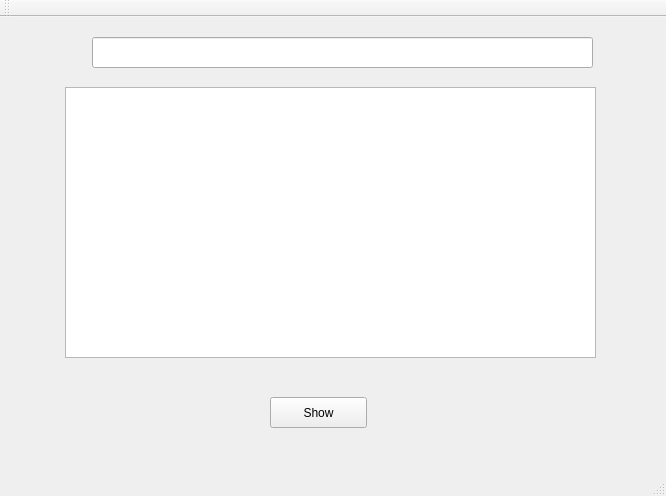
<?xml version="1.0" encoding="UTF-8"?>
<ui version="4.0">
 <class>MainWindow</class>
 <widget class="QMainWindow" name="MainWindow">
  <property name="geometry">
   <rect>
    <x>0</x>
    <y>0</y>
    <width>666</width>
    <height>496</height>
   </rect>
  </property>
  <property name="windowTitle">
   <string>MainWindow</string>
  </property>
  <widget class="QWidget" name="centralWidget">
   <widget class="QPushButton" name="pushButton">
    <property name="geometry">
     <rect>
      <x>270</x>
      <y>380</y>
      <width>97</width>
      <height>31</height>
     </rect>
    </property>
    <property name="text">
     <string>Show</string>
    </property>
   </widget>
   <widget class="QListWidget" name="listWidget">
    <property name="geometry">
     <rect>
      <x>65</x>
      <y>70</y>
      <width>531</width>
      <height>271</height>
     </rect>
    </property>
   </widget>
   <widget class="QLineEdit" name="lineEdit">
    <property name="geometry">
     <rect>
      <x>92</x>
      <y>20</y>
      <width>501</width>
      <height>31</height>
     </rect>
    </property>
   </widget>
  </widget>
  <widget class="QMenuBar" name="menuBar">
   <property name="geometry">
    <rect>
     <x>0</x>
     <y>0</y>
     <width>666</width>
     <height>29</height>
    </rect>
   </property>
  </widget>
  <widget class="QToolBar" name="mainToolBar">
   <attribute name="toolBarArea">
    <enum>TopToolBarArea</enum>
   </attribute>
   <attribute name="toolBarBreak">
    <bool>false</bool>
   </attribute>
  </widget>
  <widget class="QStatusBar" name="statusBar"/>
 </widget>
 <layoutdefault spacing="6" margin="11"/>
 <resources/>
 <connections/>
</ui>
